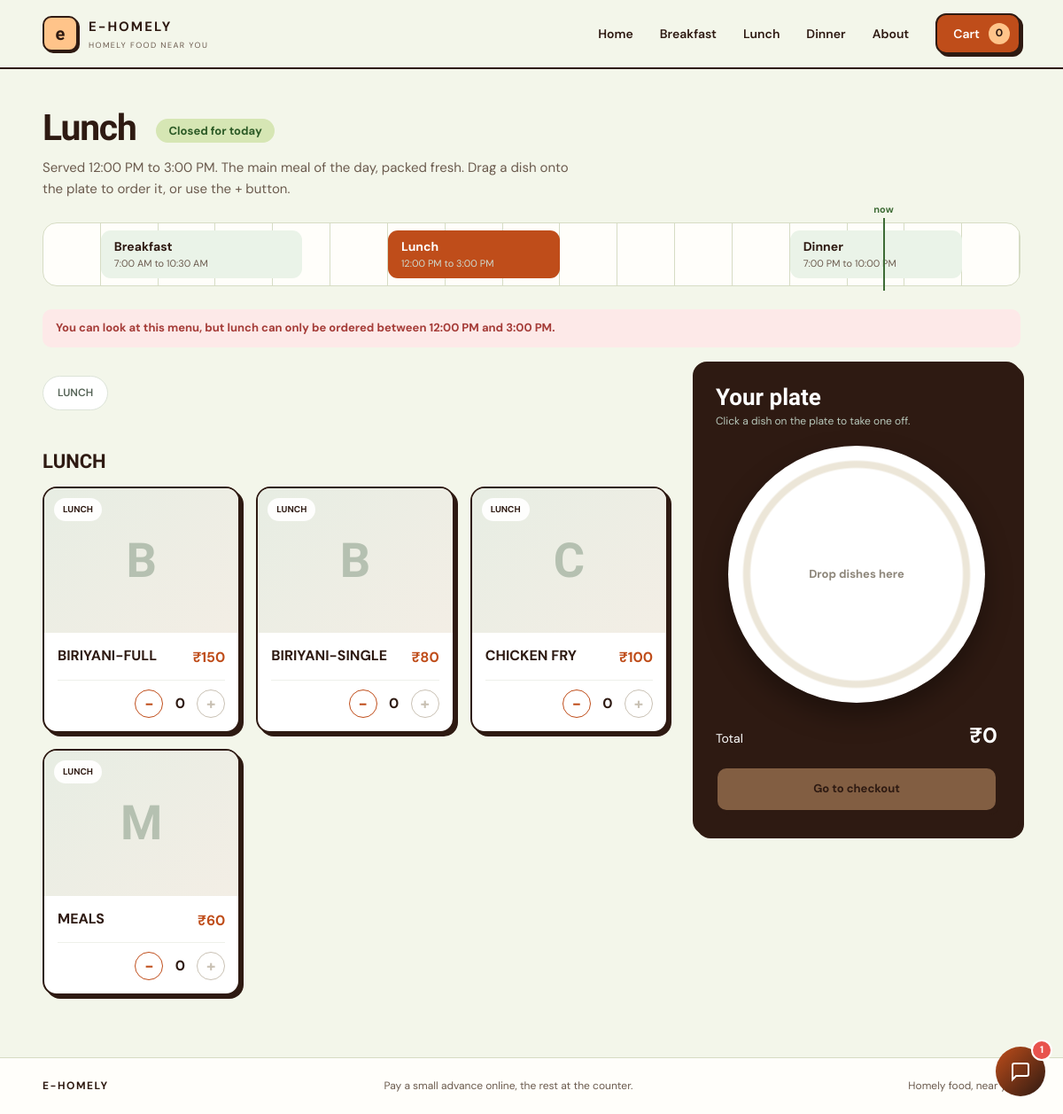
Screenshot of /menu/lunch/ with the database file from the repository.
### orders/models.py (models this page shows, shortened)
class Dish(models.Model):
    name = models.CharField(max_length=100)
    category = models.CharField(max_length=50)
    price = models.DecimalField(max_digits=7, decimal_places=2)
    is_available = models.BooleanField(default=True)
    MEALS = [('breakfast', 'Breakfast'), ('lunch', 'Lunch'), ('dinner', 'Dinner')]
    meal = models.CharField(max_length=10, choices=MEALS, default='lunch')
    image = models.ImageField(upload_to='dishes/', blank=True)

### orders/views.py (the view)
# urls.py: path('menu/<slug:meal>/', views.meal_menu, name='meal_menu'),
def meal_menu(request, meal):
    if meal not in MEAL_INFO:
        raise Http404
    info = next(m for m in meal_list() if m['key'] == meal)
    dishes = Dish.objects.filter(meal=meal).order_by('category', 'name')
    state = meal_state(meal)
    return render_ui(request, 'menu.html', {
        'dishes': dishes,
        'meal': info,
        'meals': meal_list(),
        'accepting': SiteSetting.load().accepting_orders,
        'serving': state == 'open',
        'state_label': {
            'open': 'Serving now',
            'later': 'Starts later today',
            'closed': 'Closed for today',
        }[state],
    })

### orders/models.py (called while the page is built)
    @classmethod
    def load(cls):
        obj, _ = cls.objects.get_or_create(pk=1)
        return obj

### orders/ui.py (called while the page is built)
def is_desktop(request):
    ui = request.COOKIES.get('ui')
    if ui in ('desktop', 'phone'):
        return ui == 'desktop'
    ua = request.META.get('HTTP_USER_AGENT', '').lower()
    return not any(w in ua for w in PHONE_WORDS)

def render_ui(request, name, context=None):
    desktop = is_desktop(request)
    names = [f'orders/{name}']
    if desktop:
        names.insert(0, f'orders/desktop/{name}')
    ctx = dict(context or {}, is_desktop=desktop, ui_check=True)
    return render(request, names, ctx)

### orders/views.py (called while the page is built)
def nice_time(hhmm):
    return datetime.strptime(hhmm, '%H:%M').strftime('%I:%M %p').lstrip('0')

def meal_list():
    return [
        {**info, 'key': key,
         'start_label': nice_time(info['start']),
         'end_label': nice_time(info['end'])}
        for key, info in MEAL_INFO.items()
    ]

def to_minutes(hhmm):
    h, m = hhmm.split(':')
    return int(h) * 60 + int(m)

def meal_state(key):
    now = timezone.localtime()
    cur = now.hour * 60 + now.minute
    info = MEAL_INFO[key]
    if to_minutes(info['start']) <= cur < to_minutes(info['end']):
        return 'open'
    return 'later' if cur < to_minutes(info['start']) else 'closed'

### orders/templates/orders/desktop/menu.html (shortened to what this page needs)
{% extends 'orders/desktop/base.html' %}
{% block content %}
{% url 'checkout' as checkout_url %}
{% url 'stock_json' as stock_url %}
{% regroup dishes by category as groups %}
<div class="wrap">
  <section class="page-head">
    <h1>{{ meal.label }} <span class="state-badge">{{ state_label }}</span></h1>
    <p>Served {{ meal.start_label }} to {{ meal.end_label }}. {{ meal.blurb }} Drag a dish onto the plate to order it, or use the + button.</p>
    <div class="dial" id="dial">
      {% for m in meals %}<a class="seg{% if m.key == meal.key %} on{% endif %}" data-s="{{ m.start }}" data-e="{{ m.end }}" href="{% url 'meal_menu' m.key %}"><b>{{ m.label }}</b><small>{{ m.start_label }} to {{ m.end_label }}</small></a>{% endfor %}
    </div>
  </section>
  {% if not accepting %}
    <p class="closed-note">We are not taking pre-orders right now. Please check back soon.</p>
  {% elif not serving %}
    <p class="closed-note">You can look at this menu, but {{ meal.label|lower }} can only be ordered between {{ meal.start_label }} and {{ meal.end_label }}.</p>
  {% endif %}
  <div class="shop">
    <div>
      <nav class="chips" aria-label="Menu categories">
        {% for g in groups %}<a href="#cat-{{ forloop.counter }}">{{ g.grouper }}</a>{% endfor %}
      </nav>
      {% for g in groups %}
        <h2 class="cat-title" id="cat-{{ forloop.counter }}">{{ g.grouper }}</h2>
        <div class="dgrid">
        {% for d in g.list %}
          <article class="dcard{% if not d.is_available %} soldout{% endif %}" data-row="{{ d.id }}" data-name="{{ d.name }}" data-price="{{ d.price|stringformat:'s' }}"
                   draggable="{% if d.is_available and serving and accepting %}true{% else %}false{% endif %}">
            <div class="dphoto">
              {% if d.image %}<img src="{{ d.image.url }}" alt="" loading="lazy" draggable="false">{% else %}<span class="ph">{{ d.name|slice:':1' }}</span>{% endif %}
              <span class="dcat">{{ d.category }}</span><span class="grab">Drag to plate</span>
            </div>
            <div class="dinfo">
              <div class="drow"><h3>{{ d.name }}</h3><span class="dprice">&#8377;{{ d.price|floatformat:'-2' }}</span></div>
              <div class="dfoot">
                <div class="qty" style="margin-left:auto">
                  <button type="button" data-id="{{ d.id }}" data-delta="-1" aria-label="Remove one {{ d.name }}" {% if not d.is_available %}disabled{% endif %}>-</button>
                  <span data-q="{{ d.id }}">0</span>
                  <button type="button" data-id="{{ d.id }}" data-delta="1" aria-label="Add one {{ d.name }}" {% if not d.is_available or not serving or not accepting %}disabled{% endif %}>+</button>
                </div>
              </div>
            </div>
          </article>
        {% endfor %}
        </div>
      {% empty %}
        <p class="empty">No {{ meal.label|lower }} dishes yet. Please check back soon.</p>
      {% endfor %}
    </div>
    <aside class="tray" id="tray">
      <h2>Your plate</h2>
      <p class="fine">Click a dish on the plate to take one off.</p>
      <div class="plate" id="plate"><div class="hint" id="hint">Drop dishes here</div></div>
      <div class="sum"><span>Total</span><b id="total">&#8377;0</b></div>
      <a class="btn off" id="go" href="{{ checkout_url }}">Go to checkout</a>
    </aside>
  </div>
</div>
{% endblock %}

### orders/static/orders/desktop.css (style rules this page uses)
:root { --cream:#f7f3ea;--paper:#fffdf8;--green:#34583d;--green-dark:#203d29;--orange:#c56835;--brown:#2b2924;--muted:#77736b;--line:#e5dfd3;--shadow:0 18px 50px rgba(43,41,36,.09);--nav:76px }
* { box-sizing:border-box;margin:0;padding:0 }
html { scroll-behavior:smooth }
body { font-family:'DM Sans',Arial,sans-serif;background:var(--cream);color:var(--brown);line-height:1.6;min-height:100vh;display:flex;flex-direction:column }
a { color:inherit;text-decoration:none }
button,input { font:inherit }
.wrap { width:min(1180px,92%);margin:0 auto }
h1,h2,h3 { font-family:'Playfair Display',Georgia,serif;line-height:1.08 }
.btn { display:inline-flex;align-items:center;justify-content:center;gap:14px;padding:13px 20px;border-radius:9px;font-size:13px;font-weight:700;border:1px solid transparent;cursor:pointer;transition:.25s }
.closed-note { background:#fde9e8;color:#a53c38;font-weight:700;padding:11px 15px;border-radius:10px;margin-bottom:16px;font-size:13px }
.page-head { padding:44px 0 18px }
.page-head h1 { font-size:clamp(40px,4.6vw,60px);letter-spacing:-1.4px }
.page-head p { color:var(--muted);max-width:620px;margin-top:10px;font-size:15px }
.state-badge { display:inline-block;vertical-align:middle;margin-left:14px;padding:5px 14px;border-radius:999px;font:700 13px 'DM Sans',sans-serif;background:#eaf3e8;color:#35603c;letter-spacing:0 }
.chips { display:flex;gap:8px;overflow-x:auto;padding:16px 0;position:sticky;top:var(--nav);z-index:10;background:var(--cream);scrollbar-width:none }
.chips a { flex:none;padding:9px 16px;border-radius:24px;border:1px solid #dce3d8;background:#fff;color:#566457;font-weight:600;font-size:12px }
.cat-title { font-size:30px;margin:30px 0 16px;scroll-margin-top:calc(var(--nav) + 70px) }
.dgrid { display:grid;grid-template-columns:repeat(4,minmax(0,1fr));gap:18px }
.dcard { display:flex;flex-direction:column;overflow:hidden;border:1px solid #e8ebe4;border-radius:16px;background:#fff;box-shadow:0 8px 24px rgba(31,58,37,.045);transition:transform .22s,box-shadow .22s }
.dphoto { position:relative;aspect-ratio:1.34/1;background:linear-gradient(140deg,#e7ede3,#f3eee5);overflow:hidden }
.ph { position:absolute;inset:0;display:grid;place-items:center;font:600 54px 'Playfair Display',serif;color:rgba(52,88,61,.3) }
.dcat { position:absolute;left:11px;top:11px;padding:5px 10px;border-radius:20px;background:rgba(255,255,255,.94);color:var(--green-dark);font-size:10px;font-weight:700 }
.dinfo { padding:15px;display:flex;flex-direction:column;gap:12px;flex:1 }
.drow { display:flex;justify-content:space-between;gap:8px;align-items:flex-start }
.drow h3 { font:700 16px 'DM Sans',sans-serif;line-height:1.35 }
.dprice { font-weight:700;color:var(--green);white-space:nowrap }
.dfoot { margin-top:auto;display:flex;align-items:center;justify-content:space-between;padding-top:10px;border-top:1px solid #eef0ea }
.qty { display:flex;align-items:center;gap:10px }
.qty button { width:32px;height:32px;border-radius:50%;border:1.5px solid var(--green);background:var(--green);color:#fff;font-size:18px;line-height:1;cursor:pointer;padding:0 }
.qty button[data-delta='-1'] { background:transparent;color:var(--green) }
.qty button:disabled { background:transparent;border-color:#c9c1b4;color:#c9c1b4;cursor:not-allowed }
.qty span { min-width:18px;text-align:center;font-weight:700 }

### rows the page displays
Dish: grouper "LUNCH", grouper "LUNCH", name "B", category "LUNCH", name "BIRIYANI-FULL", price "150"
Dish: name "B", category "LUNCH", name "BIRIYANI-SINGLE", price "80"
Dish: name "C", category "LUNCH", name "CHICKEN FRY", price "100"
Dish: name "M", category "LUNCH", name "MEALS", price "60"

### other values shown
{{ meal.label }} "Lunch"
{{ state_label }} "Closed for today"
{{ meal.start_label }} "12:00 PM"
{{ meal.end_label }} "3:00 PM"
{{ meal.blurb }} "The main meal of the day, packed fresh."
{{ m.label }} "Breakfast" "Lunch" "Dinner"
{{ m.start_label }} "7:00 AM" "12:00 PM" "7:00 PM"
{{ m.end_label }} "10:30 AM" "3:00 PM" "10:00 PM"
{{ meal.label|lower }} "lunch"
